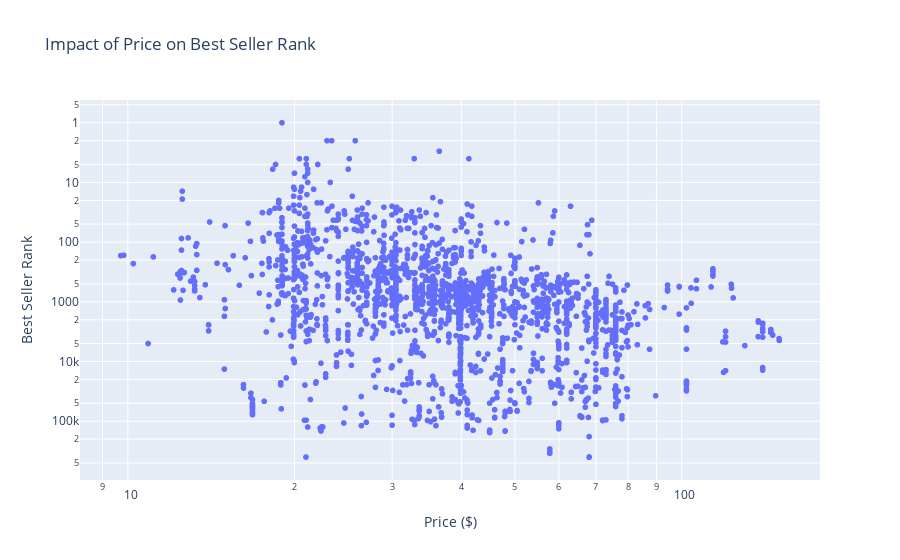

Notebook code cell kept with this figure:
### Code cell
# Load your data here
data = pd.read_excel('../Customer_Success_Engineer_-_Project_Data.xlsx', sheet_name='Monthly', header=1)

# Since we are looking to compare price with Best Seller Rank, let's make sure there are no zero values or negative ranks which could be errors
data = data[(data['Price'] > 0) & (data['Best Seller Rank'] > 0)]

# Create the scatter plot
fig = px.scatter(data, x='Price', y='Best Seller Rank', hover_data=['ASIN', 'Brand'],
                 title='Impact of Price on Best Seller Rank',
                 labels={'Price': 'Price ($)', 'Best Seller Rank': 'Best Seller Rank'})

# Adjusting the axes and layout
fig.update_layout(
    xaxis=dict(type='log', title='Price ($)'),
    yaxis=dict(autorange="reversed", title='Best Seller Rank'),
    yaxis_type='log'
)

# Show the plot
fig.show()

### Figure 1 — Plotly figure (JSON) as saved in the notebook; plotly's stock layout.template omitted (floating-point values rounded to 4 significant figures; data arrays with more than 128 entries replaced by an {"elided": "..."} marker saying what was removed)
{"data": [{"customdata": {"elided": "2007x2 str values"}, "hovertemplate": "Price ($)=%{x}<br>Best Seller Rank=%{y}<br>ASIN=%{customdata[0]}<br>Brand=%{customdata[1]}<extra></extra>", "legendgroup": "", "marker": {"color": "#636efa", "symbol": "circle"}, "mode": "markers", "name": "", "showlegend": false, "type": "scattergl", "x": {"elided": "2007 float values"}, "xaxis": "x", "y": {"elided": "2007 int values"}, "yaxis": "y"}], "layout": {"legend": {"tracegroupgap": 0}, "title": {"text": "Impact of Price on Best Seller Rank"}, "xaxis": {"anchor": "y", "domain": [0, 1], "title": {"text": "Price ($)"}, "type": "log"}, "yaxis": {"anchor": "x", "autorange": "reversed", "domain": [0, 1], "title": {"text": "Best Seller Rank"}, "type": "log"}}}
